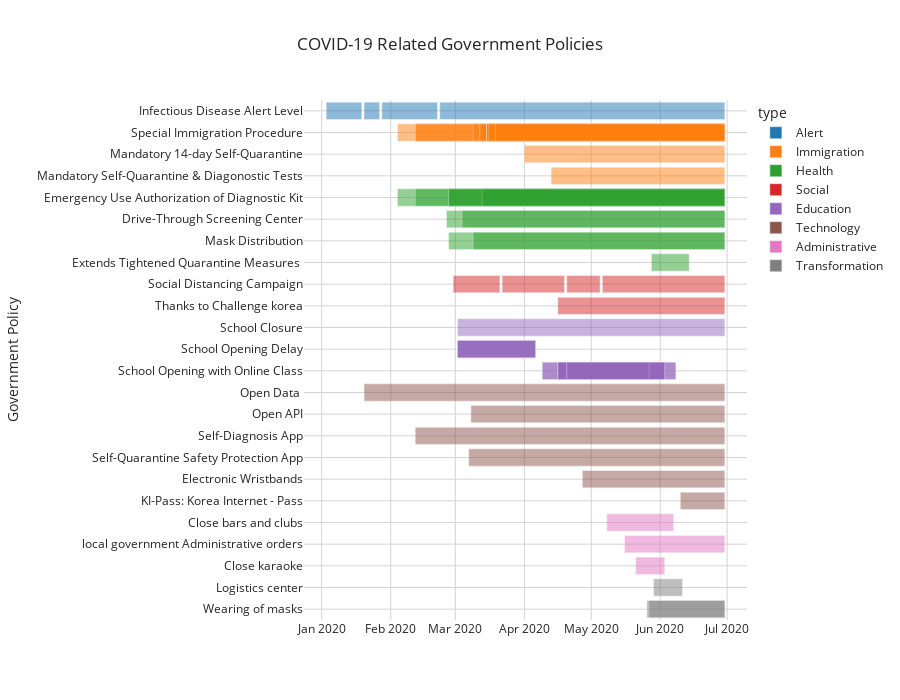

This figure's notebook cell:
### Markdown cell above
Bellow is a timeline of all policies implemented by the government of South Korea with the aim to control the spread of the COVID-19 virus.

### Code cell
policy["end_date_relative"] = policy["end_date"]  # only for plotting purposes
policy.loc[
    policy["end_date_relative"].isna(), "end_date_relative"
] = "2020-06-30"
fig = px.timeline(
    policy,
    x_start="start_date",
    x_end="end_date_relative",
    y="gov_policy",
    color_discrete_sequence=px.colors.qualitative.D3,
    color="type",
    title="COVID-19 Related Government Policies",
    hover_data={
        "type": False,
        "end_date_relative": False,
        "gov_policy": True,
        "start_date": True,
        "detail": True,
        "end_date": True,
    },
    labels={
        "start_date": "Start Date",
        "end_date": "End Date",
        "gov_policy": "Government Policy",
        "detail": "Description",
    },
    opacity=0.5,
    height=700,
)
fig.update_layout(
    plot_bgcolor="white",
    yaxis={"gridcolor": "lightgrey", "autorange": "reversed"},
    xaxis={"gridcolor": "lightgrey"},
)
fig.show()

### Figure 1 — Plotly figure (JSON) as saved in the notebook; plotly's stock layout.template omitted (floating-point values rounded to 4 significant figures)
{"data": [{"alignmentgroup": "True", "base": ["2020-01-03", "2020-01-20", "2020-01-28", "2020-02-23"], "customdata": [["Alert", "Level 1 (Blue)", "2020-01-19"], ["Alert", "Level 2 (Yellow)", "2020-01-27"], ["Alert", "Level 3 (Orange)", "2020-02-22"], ["Alert", "Level 4 (Red)", null]], "hovertemplate": "Start Date=%{base}<br>Government Policy=%{y}<br>Description=%{customdata[1]}<br>End Date=%{customdata[2]}<extra></extra>", "legendgroup": "Alert", "marker": {"color": "#1F77B4", "opacity": 0.5, "pattern": {"shape": ""}}, "name": "Alert", "offsetgroup": "Alert", "orientation": "h", "showlegend": true, "textposition": "auto", "type": "bar", "x": [1382400000, 604800000, 2160000000, 11059200000], "xaxis": "x", "y": ["Infectious Disease Alert Level", "Infectious Disease Alert Level", "Infectious Disease Alert Level", "Infectious Disease Alert Level"], "yaxis": "y"}, {"alignmentgroup": "True", "base": ["2020-02-04", "2020-02-12", "2020-02-12", "2020-03-09", "2020-03-12", "2020-03-12", "2020-03-15", "2020-03-15", "2020-03-15", "2020-03-15", "2020-03-15", "2020-03-16", "2020-03-19", "2020-04-01", "2020-04-13"], "customdata": [["Immigration", "from China", null], ["Immigration", "from Hong Kong", null], ["Immigration", "from Macau", null], ["Immigration", "from Japan", null], ["Immigration", "from Italy", null], ["Immigration", "from Iran", null], ["Immigration", "from France", null], ["Immigration", "from Germany", null], ["Immigration", "from Spain", null], ["Immigration", "from U.K.", null], ["Immigration", "from Netherlands", null], ["Immigration", "from Europe", null], ["Immigration", "from all the countries", null], ["Immigration", "from all the countries", null], ["Immigration", "from U.S.", null]], "hovertemplate": "Start Date=%{base}<br>Government Policy=%{y}<br>Description=%{customdata[1]}<br>End Date=%{customdata[2]}<extra></extra>", "legendgroup": "Immigration", "marker": {"color": "#FF7F0E", "opacity": 0.5, "pattern": {"shape": ""}}, "name": "Immigration", "offsetgroup": "Immigration", "orientation": "h", "showlegend": true, "textposition": "auto", "type": "bar", "x": [12700800000, 12009600000, 12009600000, 9763200000, 9504000000, 9504000000, 9244800000, 9244800000, 9244800000, 9244800000, 9244800000, 9158400000, 8899200000, 7776000000, 6739200000], "xaxis": "x", "y": ["Special Immigration Procedure", "Special Immigration Procedure", "Special Immigration Procedure", "Special Immigration Procedure", "Special Immigration Procedure", "Special Immigration Procedure", "Special Immigration Procedure", "Special Immigration Procedure", "Special Immigration Procedure", "Special Immigration Procedure", "Special Immigration Procedure", "Special Immigration Procedure", "Special Immigration Procedure", "Mandatory 14-day Self-Quarantine", "Mandatory Self-Quarantine & Diagonostic Tests"], "yaxis": "y"}, {"alignmentgroup": "True", "base": ["2020-02-04", "2020-02-12", "2020-02-27", "2020-02-27", "2020-03-13", "2020-02-26", "2020-03-04", "2020-02-27", "2020-03-09", "2020-05-28"], "customdata": [["Health", "1st EUA", null], ["Health", "2nd EUA", null], ["Health", "3rd EUA", null], ["Health", "4th EUA", null], ["Health", "5th EUA", null], ["Health", "by Local Government", null], ["Health", "Standard Operating Procedures", null], ["Health", "Public-Sale", null], ["Health", "5-day Rotation System", null], ["Health", "Gov't Extends Tightened Quarantine Measures in Seoul Metro Area", "2020-06-14"]], "hovertemplate": "Start Date=%{base}<br>Government Policy=%{y}<br>Description=%{customdata[1]}<br>End Date=%{customdata[2]}<extra></extra>", "legendgroup": "Health", "marker": {"color": "#2CA02C", "opacity": 0.5, "pattern": {"shape": ""}}, "name": "Health", "offsetgroup": "Health", "orientation": "h", "showlegend": true, "textposition": "auto", "type": "bar", "x": [12700800000, 12009600000, 10713600000, 10713600000, 9417600000, 10800000000, 10195200000, 10713600000, 9763200000, 1468800000], "xaxis": "x", "y": ["Emergency Use Authorization of Diagnostic Kit", "Emergency Use Authorization of Diagnostic Kit", "Emergency Use Authorization of Diagnostic Kit", "Emergency Use Authorization of Diagnostic Kit", "Emergency Use Authorization of Diagnostic Kit", "Drive-Through Screening Center", "Drive-Through Screening Center", "Mask Distribution", "Mask Distribution", "Extends Tightened Quarantine Measures "], "yaxis": "y"}, {"alignmentgroup": "True", "base": ["2020-02-29", "2020-03-22", "2020-04-20", "2020-05-06", "2020-04-16"], "customdata": [["Social", "Strong", "2020-03-21"], ["Social", "Strong", "2020-04-19"], ["Social", "Weak", "2020-05-05"], ["Social", "Weak(1st)", null], ["Social", "Relay Cheer Campaign in SNS", null]], "hovertemplate": "Start Date=%{base}<br>Government Policy=%{y}<br>Description=%{customdata[1]}<br>End Date=%{customdata[2]}<extra></extra>", "legendgroup": "Social", "marker": {"color": "#D62728", "opacity": 0.5, "pattern": {"shape": ""}}, "name": "Social", "offsetgroup": "Social", "orientation": "h", "showlegend": true, "textposition": "auto", "type": "bar", "x": [1814400000, 2419200000, 1296000000, 4752000000, 6480000000], "xaxis": "x", "y": ["Social Distancing Campaign", "Social Distancing Campaign", "Social Distancing Campaign", "Social Distancing Campaign", "Thanks to Challenge korea"], "yaxis": "y"}, {"alignmentgroup": "True", "base": ["2020-03-02", "2020-03-02", "2020-03-02", "2020-03-02", "2020-03-02", "2020-04-09", "2020-04-16", "2020-04-16", "2020-04-09", "2020-04-16", "2020-04-16", "2020-04-16", "2020-04-16", "2020-04-20", "2020-04-20"], "customdata": [["Education", "Daycare Center for Children", null], ["Education", "Kindergarten", "2020-04-06"], ["Education", "High School", "2020-04-06"], ["Education", "Middle School", "2020-04-06"], ["Education", "Elementary School", "2020-04-06"], ["Education", "High School (3rd grade)", "2020-05-20"], ["Education", "High School (2nd grade)", "2020-05-27"], ["Education", "High School (1st grade)", "2020-06-03"], ["Education", "Middle School (3rd grade)", "2020-05-27"], ["Education", "Middle School (2nd grade)", "2020-06-03"], ["Education", "Middle School (1st grade)", "2020-06-08"], ["Education", "Elementary School (5th ~ 6th grade)", "2020-06-08"], ["Education", "Elementary School (4th grade)", "2020-06-03"], ["Education", "Elementary School (3rd grade)", "2020-06-03"], ["Education", "Elementary School (1st ~ 2nd grade)", "2020-05-27"]], "hovertemplate": "Start Date=%{base}<br>Government Policy=%{y}<br>Description=%{customdata[1]}<br>End Date=%{customdata[2]}<extra></extra>", "legendgroup": "Education", "marker": {"color": "#9467BD", "opacity": 0.5, "pattern": {"shape": ""}}, "name": "Education", "offsetgroup": "Education", "orientation": "h", "showlegend": true, "textposition": "auto", "type": "bar", "x": [10368000000, 3024000000, 3024000000, 3024000000, 3024000000, 3542400000, 3542400000, 4147200000, 4147200000, 4147200000, 4579200000, 4579200000, 4147200000, 3801600000, 3196800000], "xaxis": "x", "y": ["School Closure", "School Opening Delay", "School Opening Delay", "School Opening Delay", "School Opening Delay", "School Opening with Online Class", "School Opening with Online Class", "School Opening with Online Class", "School Opening with Online Class", "School Opening with Online Class", "School Opening with Online Class", "School Opening with Online Class", "School Opening with Online Class", "School Opening with Online Class", "School Opening with Online Class"], "yaxis": "y"}, {"alignmentgroup": "True", "base": ["2020-01-20", "2020-03-08", "2020-02-12", "2020-03-07", "2020-04-27", "2020-06-10"], "customdata": [["Technology", "Patients Information", null], ["Technology", "Public Mask Sales Information", null], ["Technology", null, null], ["Technology", null, null], ["Technology", "on people who violate self-quarantine measures", null], ["Technology", "new quick response (QR) code system this week to log visitors at high-risk entertainment facilities, restaurants and churches in a bid to track coronavirus cases and prevent further spread of the disease", null]], "hovertemplate": "Start Date=%{base}<br>Government Policy=%{y}<br>Description=%{customdata[1]}<br>End Date=%{customdata[2]}<extra></extra>", "legendgroup": "Technology", "marker": {"color": "#8C564B", "opacity": 0.5, "pattern": {"shape": ""}}, "name": "Technology", "offsetgroup": "Technology", "orientation": "h", "showlegend": true, "textposition": "auto", "type": "bar", "x": [13996800000, 9849600000, 12009600000, 9936000000, 5529600000, 1728000000], "xaxis": "x", "y": ["Open Data ", "Open API", "Self-Diagnosis App", "Self-Quarantine Safety Protection App", "Electronic Wristbands", "KI-Pass: Korea Internet - Pass"], "yaxis": "y"}, {"alignmentgroup": "True", "base": ["2020-05-08", "2020-05-16", "2020-05-21"], "customdata": [["Administrative", "administrative order to close bars and clubs", "2020-06-07"], ["Administrative", "Gathering limited administrative orders for nursing homes, nursing homes, elderly day care centers and mental hospitals used by vulnerable groups", null], ["Administrative", "Ban on gathering for 2 weeks for all karaoke and coin karaoke", "2020-06-03"]], "hovertemplate": "Start Date=%{base}<br>Government Policy=%{y}<br>Description=%{customdata[1]}<br>End Date=%{customdata[2]}<extra></extra>", "legendgroup": "Administrative", "marker": {"color": "#E377C2", "opacity": 0.5, "pattern": {"shape": ""}}, "name": "Administrative", "offsetgroup": "Administrative", "orientation": "h", "showlegend": true, "textposition": "auto", "type": "bar", "x": [2592000000, 3888000000, 1123200000], "xaxis": "x", "y": ["Close bars and clubs", "local government Administrative orders", "Close karaoke"], "yaxis": "y"}, {"alignmentgroup": "True", "base": ["2020-05-29", "2020-05-27", "2020-05-26"], "customdata": [["Transformation", "On-site inspection of major logistics facilities such as courier terminals and warehouses", "2020-06-11"], ["Transformation", "Mandatory wearing of passenger mask domestic, international teminal in the airport", null], ["Transformation", "Drivers such as buses and taxis can refuse to ride passengers without masks", null]], "hovertemplate": "Start Date=%{base}<br>Government Policy=%{y}<br>Description=%{customdata[1]}<br>End Date=%{customdata[2]}<extra></extra>", "legendgroup": "Transformation", "marker": {"color": "#7F7F7F", "opacity": 0.5, "pattern": {"shape": ""}}, "name": "Transformation", "offsetgroup": "Transformation", "orientation": "h", "showlegend": true, "textposition": "auto", "type": "bar", "x": [1123200000, 2937600000, 3024000000], "xaxis": "x", "y": ["Logistics center", "Wearing of masks", "Wearing of masks"], "yaxis": "y"}], "layout": {"barmode": "overlay", "height": 700, "legend": {"title": {"text": "type"}, "tracegroupgap": 0}, "plot_bgcolor": "white", "title": {"text": "COVID-19 Related Government Policies"}, "xaxis": {"anchor": "y", "domain": [0, 1], "gridcolor": "lightgrey", "type": "date"}, "yaxis": {"anchor": "x", "autorange": "reversed", "domain": [0, 1], "gridcolor": "lightgrey", "title": {"text": "Government Policy"}}}}
